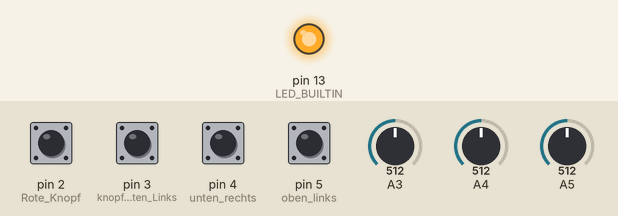
The sketch below on a simulated Arduino Leonardo, built with avr-gcc and run on an emulated ATmega32U4. Parts: output pins drawn as LEDs (lit = HIGH). The inputs (shaded band) are chosen by the test bench; at power-on: pin 2 (Rote_Knopf), pin 3 (knopf_unten_Links), pin 4 (unten_rechts), pin 5 (oben_links) HIGH, A3 = 512, A4 = 512, A5 = 512. USB keyboard and mouse output is not drawn; what the sketch prints to the serial monitor is not drawn.

Above: at 1.3 s.
1.4 s: pin 3 (knopf_unten_Links) pulled LOW for 0.15 s
At 2.0 s:
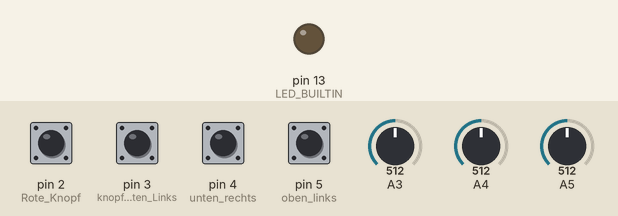
3.4 s: pin 4 (unten_rechts) pulled LOW for 0.15 s
At 5.9 s:
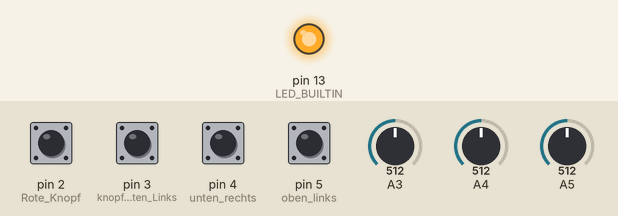
Timing chart, 0 to 7.4 s (numbered marks = the images above; inputs shaded):
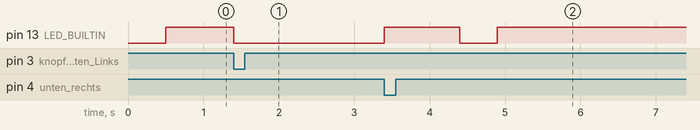

Measured:
- after the input at 1.4 s, pin 13 (LED_BUILTIN): HIGH → LOW at once
- after the input at 3.4 s, pin 13 (LED_BUILTIN): LOW → HIGH at once, → LOW 1.0 s later, → HIGH 0.50 s later

The sketch:

sketch_PedaleJoystick_1701.ino
```cpp
//Selfmade Gaming Controlller
//Uses one Potentiometer as Gas_Pedal, one as Break_Pedal and one as steering wheal
//

#include <Joystick.h>
#include <Keyboard.h>

Joystick_ Joystick;

//helpfunction
int16_t subT(uint16_t a, uint16_t b); //returns a-b if a>b, else returns 0
int16_t posdif(uint16_t a, uint16_t b);

//Values for the pedal
uint16_t BP_NP; 		//Break_Pedal_not_pushed
uint16_t BP_P; 			//Break_Pedal_pushed
uint16_t GP_NP; 		//Gas_Pedal_not_pushed
uint16_t GP_P;			//Gas_Pedal_pushed
uint16_t BP;			  //Brake_Pedal value 0-511
uint16_t GP;				//Gas_Pedal Value 0-511

//Values for the steering wheel
uint16_t n;
int16_t SW_N;      //steering wheel neutral position
int16_t SW_L;      //left end
int16_t SW_R;      //right end
int16_t SW_V;      //steering wheel value

char m1; //marker
char m2; //marker

void setup() {
	// put your setup code here, to run once:
  n = 511;
  m1=0;
  m2=0;
  Serial.begin(1115200);
  pinMode(2 , INPUT_PULLUP); //Rote Knopf
  pinMode(3 , INPUT_PULLUP); //knopf unten Links
  pinMode(4 , INPUT_PULLUP); //unten rechts
  pinMode(5 , INPUT_PULLUP); //oben links
  // initialize digital pin LED_BUILTIN as an output.
	pinMode(LED_BUILTIN, OUTPUT);
  digitalWrite(LED_BUILTIN, LOW);//LED is conected to digital pin 13

  //Read pedal values to determine pedal start and stop position
	delay(500);			  			    //wait 0.5 seconds
  BP_NP = analogRead(A5);			//read Break_Pedal_not_pushed BP_NP
  GP_NP = analogRead(A4);			//read Gas_Pedal_not_pushed GP_NP
	SW_N  = analogRead(A3);			//read Steering_wheel_neutral SW_N

  digitalWrite(LED_BUILTIN, HIGH);//set LED to HIGH, to signal the player to press both Pedals and turn the steering wheel all the way to the left

  while (m1 == 0)
  {
  	if( digitalRead(3) == 0){		 //Press Button connected to Pin 9 on Arduino Board
    	BP_P = analogRead(A5);				//read Break_Pedal_pushed BP_P
     	GP_P = analogRead(A4);				//read Gas_Pedal_pushed GP_NP
    	SW_L = analogRead(A3);				//read Steering_wheel_left SW_L
      m1 = 1;
      digitalWrite(LED_BUILTIN, LOW);
      delay(500);
      Serial.println(BP_P);
  	}
  }


  while (m2 ==0)
  {
    if( digitalRead(4) == 0){    //Press Button connected to Pin 10 on Arduino Board
  	  SW_R = analogRead(A3);				//read Steering_wheel_right SW_R
  	  m2 = 1;
     digitalWrite(LED_BUILTIN, HIGH);
     delay(500);
    }
  }

	//blink LED, to signal finished reading of values
  if((m1 == 1) && (m2 == 1)){
  	digitalWrite(LED_BUILTIN, HIGH);
    delay(500);
    digitalWrite(LED_BUILTIN, LOW);
    delay(500);
    digitalWrite(LED_BUILTIN, HIGH);
  }

  //steering wheel should have the same range, wheater turned to the left or the right
  //if you can rotate further into one direction, the maximum valid rage is set to the smaller range
  if(  abs(SW_R - SW_N)  > abs(SW_N - SW_L) ){
      SW_R = SW_N + abs(SW_N - SW_L);
      SW_L = SW_N - abs(SW_N - SW_L);
  }
  else if(  abs(SW_R - SW_N)  < abs(SW_N - SW_L) ){
      SW_R = SW_N + abs(SW_N - SW_R);
      SW_L = SW_N - abs(SW_N - SW_R);
  }

	Joystick.setZAxisRange(-n, n); //drive
	Joystick.setXAxisRange(SW_L-SW_N, SW_R-SW_N); //steer

	Joystick.begin();

 Serial.println(abs(BP_P - BP_NP));
}

void loop() {
  // put your main code here, to run repeatedly:

    //reads, calculates and saves the pedal position.
    //not pressed returns 0, pressed returns a value linear between 0 and n.
    //uses subT to avoid overflow
  //  BP = n-(uint32_t)n*(subT(analogRead(A5),BP_P))/(BP_NP - BP_P);
    GP = n- (n*(subT(analogRead(A4),GP_P)))/ posdif(GP_NP, GP_P);
	    BP =n-(n*(subT(analogRead(A5),BP_P)))/ posdif(BP_NP, BP_P);
    //read the position of the steering wheel
    SW_V = analogRead(A3);
 Serial.println(analogRead(A5));

   //Send Data
//Serial.println(abs(BP_NP - BP_P));
    Serial.println(GP-BP);
   Joystick.setZAxis(GP-BP);
   Joystick.setXAxis((1)*(SW_V-SW_N)); // -1 if steering is inverted

   Joystick.setButton(0, !digitalRead(2) );
   Joystick.setButton(1, !digitalRead(3) );
   Joystick.setButton(2, !digitalRead(4) ); //angepasst an die Pedals des Lenkrad
   if(!digitalRead(5)){
     Keyboard.write(218); //Pfeiltaste nach oben
     delay(400);
   }
}

int16_t subT(uint16_t a, uint16_t b){
    if (BP_NP>BP_P){
      if (a>b) return a-b;
      return 0;
    }
    else{
      if (b>a) return b-a;
      return 0;
    }
}

int16_t posdif(uint16_t a, uint16_t b){
  if (a>b) return a-b;
  else return b-a;
}
```
